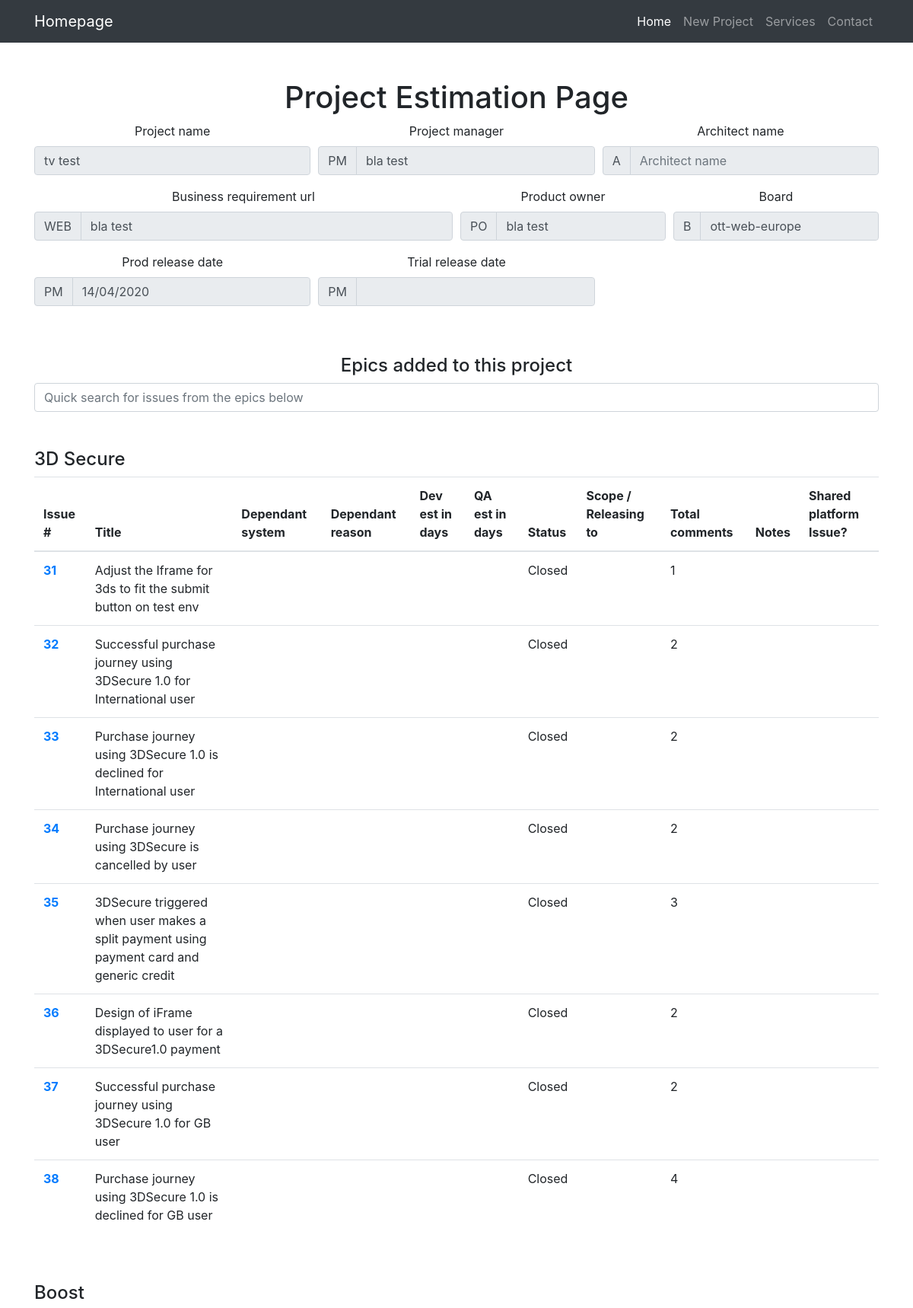
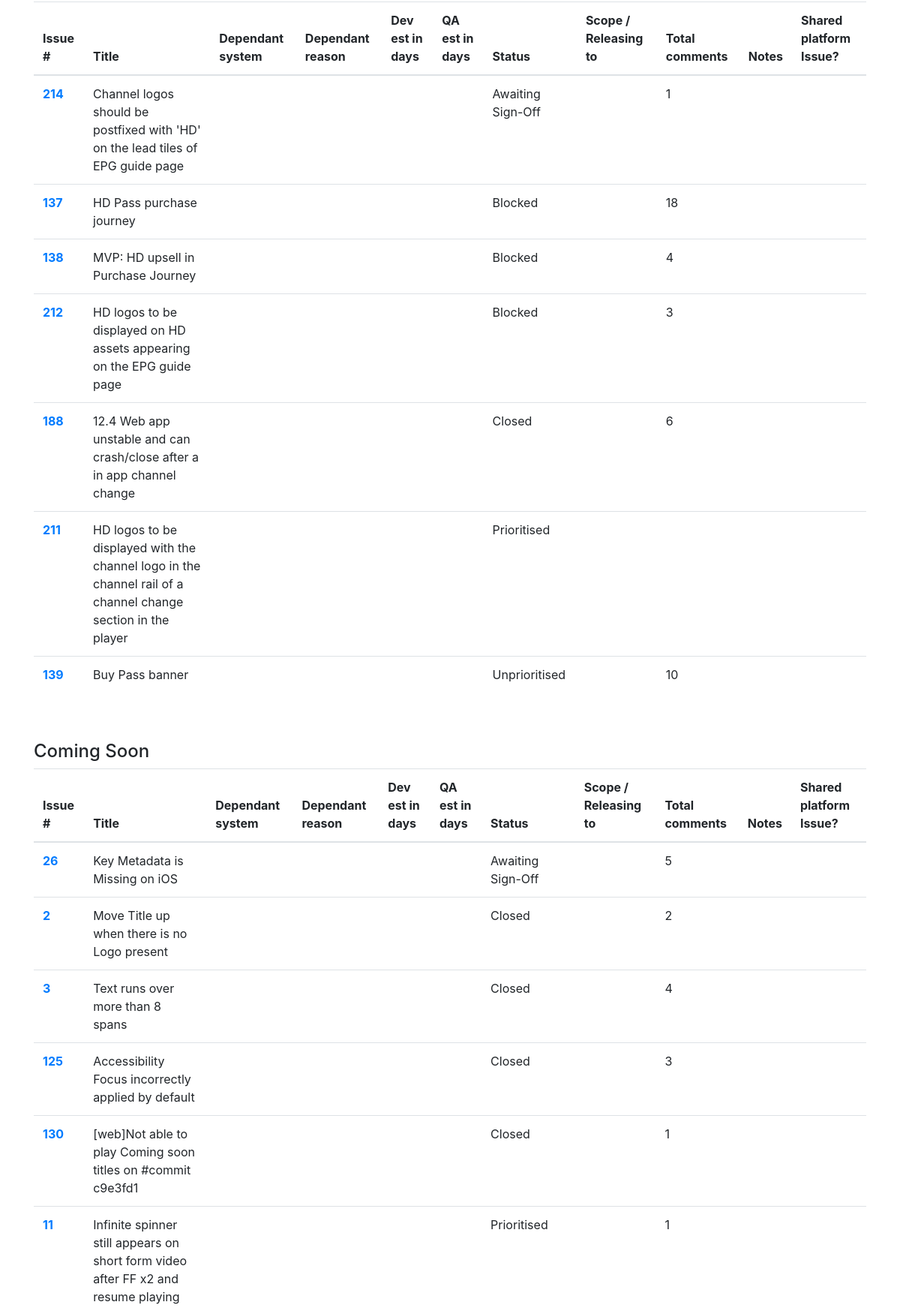
The page /projectEpicsAndTickets/17 (upper part) on the database its author committed (2 pictures, top to bottom).
### tables this page shows
CREATE TABLE "projects" (
	"projectId"	INTEGER NOT NULL PRIMARY KEY AUTOINCREMENT UNIQUE,
	"projectCreateduserId"	INTEGER NOT NULL,
	"projectName"	TEXT NOT NULL UNIQUE,
	"boardName"	TEXT NOT NULL,
	"businessReqUrl"	TEXT,
	"projectManager"	TEXT,
	"architect"	TEXT,
	"productOwner"	TEXT,
	"trialDate"	TEXT,
	"releaseDate"	TEXT
);

CREATE TABLE "epics" (
	"epicId"	INTEGER NOT NULL,
	"epicName"	TEXT,
	"boardName"	TEXT NOT NULL
);

CREATE TABLE "tickets" (
	"ticketId"	INTEGER NOT NULL PRIMARY KEY AUTOINCREMENT UNIQUE,
	"boardName"	TEXT,
	"issueNumber"	INTEGER,
	"dependantSystem"	TEXT,
	"dependantReason"	BLOB,
	"devEstimateInDays"	INTEGER,
	"qaEstimateInDays"	INTEGER,
	"proposedReleaseDropTo"	TEXT,
	"totalComments"	INTEGER,
	"notes"	BLOB,
	"sharedPlatformIssue"	INTEGER
);

CREATE TABLE "issues" (
	"issueNumber"	INTEGER NOT NULL,
	"boardName"	TEXT NOT NULL,
	"title"	TEXT,
	"issueStatus"	TEXT,
	"issueLink"	TEXT
);

### views.py (the view)
@views_routes.route('/projectEpicsAndTickets/<int:project_id>')
def projectEpicsAndTickets(project_id):
    project = None
    epics = None
    peat = None
    if projectsModel.get_project_with_id(project_id)["projects"] != []:
        project = projectsModel.get_project_with_id(project_id)["projects"][0]
    if epicsModel.get_epics()["epics"] != []:
        epics = epicsModel.get_epics()["epics"]
    peat = peatm.get_epics_and_issues_with_project_id(project_id)["projectEpicsIssues"]
    return render_template("projectEpicsAndTickets.html", project=project, epics=epics, peats=peat)

### db.py (called while the page is built)
def get_db():
    top = _app_ctx_stack.top
    if not hasattr(top, 'sqlite_db'):
        top.sqlite_db = sqlite3.connect(DATABASE)
    return top.sqlite_db

def select_all_from_table(table_name):
    query = "SELECT * FROM %s" %(table_name)
    database = get_db()
    rv = database.execute(query)
    res = rv.fetchall()
    rv.close()
    return res

def with_query(query):
    database = get_db()
    rv = database.execute(query)
    res = rv.fetchall()
    rv.close()
    return res

### epicsIssuesModel.py (called while the page is built)
def get_epic_issues(board_name, epic_number):
    query = "SELECT * from epicsIssues where epicId=%s AND boardName='%s'" %(epic_number, board_name)
    all_epics_issues = db.with_query(query)
    return loop_all_epics_issues(all_epics_issues)

def loop_all_epics_issues(all_epics_issues):
    array_epics_issues = {'epicsIssues':[]}
    for epics_issue in all_epics_issues:
        array_epics_issues["epicsIssues"].append({
            "epicsIssueId": epics_issue[0],
            "epicId": epics_issue[1],
            "issueNumber": epics_issue[2],
            "boardName": epics_issue[3]
        })
    return array_epics_issues

### epicsModel.py (called while the page is built)
def get_epics():
    all_epics = db.select_all_from_table("epics")
    return loop_all_epics(all_epics)

def loop_all_epics(all_epics):
    array_epics = {'epics':[]}
    for epic in all_epics:
        array_epics["epics"].append({"epicId": epic[0], "epicName": epic[1]})
    return array_epics

def get_epic(epicId):
    query = "SELECT * from epics where epicId=%s LIMIT 1" %(epicId)
    all_epics = db.with_query(query)
    return loop_all_epics(all_epics)

### projectsModel.py (called while the page is built)
def get_project_with_id(projectId):
    query = "SELECT * from projects where projectId=%s LIMIT 1" %(projectId)
    project = db.with_query(query)
    return loop_all_projects(project)

def loop_all_projects(all_projects):
    array_projects = {'projects':[]}
    for project in all_projects:
        array_projects["projects"].append({
            "projectId": project[0],
            "projectCreateduserId": project[1],
            "projectName": project[2],
            "boardName": project[3],
            "businessReqUrl": project[4],
            "projectManager": project[5],
            "architect": project[6],
            "productOwner": project[7],
            "trialDate": project[8],
            "releaseDate": project[9]
        })
    return array_projects

### templates/projectEpicsAndTickets.html (shortened to what this page needs)
{% extends "bootstrap/base.html" %}
{% block content %}
<div class="row">
    <div class="col-lg-12 text-center">
        {% if project %}
        <h1 class="mt-5">Project Estimation Page</h1>
        <div class="form-row">
            <div class="col-md-4 mb-3">
                <label for="projectName">Project name</label>
                <input type="text" disabled value='{{ project.projectName|default("", true) }}' class="form-control" autocomplete="off" id="projectName" name="projectName" placeholder="Project name">
            </div>
            <div class="col-md-4 mb-3">
                <label for="projectManager">Project manager</label>
                <div class="input-group">
                    <div class="input-group-prepend">
                        <span class="input-group-text" id="inputGroupPrepend">PM</span>
                    </div>
                    <input type="text" disabled value='{{ project.projectManager|default("", true) }}' class="form-control" autocomplete="off" id="projectManager" name="projectManager" placeholder="Project manager">
                </div>
            </div>
            <div class="col-md-4 mb-3">
                <label for="architectName">Architect name</label>
                <div class="input-group">
                    <div class="input-group-prepend">
                        <span class="input-group-text" id="inputGroupPrepend">A</span>
                    </div>
                    <input type="text" disabled value='{{ project.architectName|default("", true) }}' class="form-control" autocomplete="off" id="architectName" name="architectName" placeholder="Architect name" aria-describedby="inputGroupPrepend">
                </div>
            </div>
        </div>
        <div class="form-row">
            <div class="col-md-6 mb-3">
                <label for="businessReqUrl">Business requirement url</label>
                <div class="input-group">
                    <div class="input-group-prepend">
                        <span class="input-group-text" id="inputGroupPrepend">WEB</span>
                    </div>
                    <input type="text" disabled value='{{ project.businessReqUrl|default("", true) }}' class="form-control" autocomplete="off" id="businessReqUrl" name="businessReqUrl" placeholder="Business requirement url">
                </div>
            </div>
            <div class="col-md-3 mb-3">
                <label for="productOwner">Product owner</label>
                <div class="input-group">
                    <div class="input-group-prepend">
                        <span class="input-group-text" id="inputGroupPrepend">PO</span>
                    </div>
                    <input type="text" disabled value='{{ project.productOwner|default("", true) }}' class="form-control" autocomplete="off" id="productOwner" name="productOwner" placeholder="Product owner">
                </div>
            </div>
            <div class="col-md-3 mb-3">
                <label for="boardName">Board</label>
                <div class="input-group">
                    <div class="input-group-prepend">
                        <span class="input-group-text" id="inputGroupPrepend">B</span>
                    </div>
                    <input type="text" disabled value='{{ project.boardName|default("", true) }}' autocomplete="off" class="form-control" id="boardName" name="boardName">
                </div>
            </div>
        </div>
        <div class="form-row">
            <div class="col-md-4 mb-3">
                <label for="releaseDate">Prod release date</label>
                <div class="input-group">
                    <div class="input-group-prepend">
                        <span class="input-group-text" id="inputGroupPrepend">PM</span>
                    </div>
                    <input type="text" disabled value='{{ project.releaseDate|default("", true) }}' autocomplete="off" class="form-control" id="releaseDate" name="releaseDate">
                </div>
            </div>
            <div class="col-md-4 mb-3">
                <label for="trialDate">Trial release date</label>
                <div class="input-group">
                    <div class="input-group-prepend">
                        <span class="input-group-text" id="inputGroupPrepend">PM</span>
                    </div>
                    <input type="text" disabled value='{{ project.trialDate|default("", true) }}' autocomplete="off" class="form-control" id="trialDate" name="trialDate">
                </div>
            </div>
            <div class="col-md-2 mb-3"></div>
            <div class="col-md-2 mb-3">
                <label>&nbsp;</label>
            </div>
        </div>
        {% if peats|length > 0 %}
        <div class="row text-left">
            <div class="col">
                <h4 class="mt-5 text-center">Epics added to this project</h4>
                <input type="text" autocomplete="off" class="form-control" id="searchInputField" name="searchInputField" placeholder="Quick search for issues from the epics below">
            </div>
        </div>
        {% endif %}
        {% for peat in peats %}
        <div class="row text-left">
            <div class="col">
                <h4 class="mt-5">{{ peat.epicName }}</h4>
                <table class="table">
                    <thead>
                        <tr>
                            <th scope="col">Issue #</th>
                            <th scope="col">Title</th>
                            <th scope="col">Dependant system</th>
                            <th scope="col">Dependant reason</th>
                            <th scope="col">Dev est in days</th>
                            <th scope="col">QA est in days</th>
                            <th scope="col">Status</th>
                            <th scope="col">Scope / Releasing to</th>
                            <th scope="col">Total comments</th>
                            <th scope="col">Notes</th>
                            <th scope="col">Shared platform Issue?</th>
                        </tr>
                    </thead>
                    <tbody>
                        {% for ticket in peat.allTickets|sort(attribute='issueStatus') %}
                        <tr>
                            <th scope="row"><a href='{{ ticket.issueLink|default("", true) }}' target="_blank">{{ticket.issueNumber|default("", true)}}</a></th>
                            <td>{{ticket.title|default("", true)}}</td>
                            <td>{{ticket.dependantSystem|default("", true)}}</td>
                            <td>{{ticket.dependantReason|default("", true)}}</td>
                            <td>{{ticket.devEstimateInDays|default("", true)}}</td>
                            <td>{{ticket.qaEstimateInDays|default("", true)}}</td>
                            <td>{{ticket.issueStatus|default("", true)}}</td>
                            <td>{{ticket.proposedReleaseDropTo|default("", true)}}</td>
                            <td>{{ticket.totalComments|default("", true)}}</td>
                            <td>{{ticket.notes|default("", true)}}</td>
                            <td>{{ticket.sharedPlatformIssue|default("", true)}}</td>
                        </tr>
                        {% endfor %}
                    </tbody>
                </table>
            </div>
        </div>
        {% endfor %}
        {% endif %}
    </div>
</div>
{% endblock %}

### templates/bootstrap/base.html (shortened to what this page needs)
<!doctype html>
<html lang="en">
<head>
    <link rel="stylesheet" href="{{ url_for('static', filename='css/bootstrap.min.css') }}">
    <link rel="stylesheet" href="{{ url_for('static', filename='css/daterangepicker.css') }}">
    <link rel="stylesheet" href="{{ url_for('static', filename='css/custom.css') }}">
</head>
<body>
    {% include 'bootstrap/navbar.html' %}
    <div class='container'>
        {% block content %}{% endblock %}
    </div>
</body>
</html>

### templates/bootstrap/navbar.html (shortened to what this page needs)
<nav class="navbar navbar-expand-lg navbar-dark bg-dark static-top">
  <div class="container">
    <a class="navbar-brand" href="#">Homepage</a>
    <div class="collapse navbar-collapse" id="navbarResponsive">
      <ul class="navbar-nav ml-auto">
        <li class="nav-item active">
          <a class="nav-link" href="#">Home
          </a>
        </li>
        <li class="nav-item">
          <a class="nav-link" href="/project">New Project</a>
        </li>
        <li class="nav-item">
          <a class="nav-link" href="#">Services</a>
        </li>
        <li class="nav-item">
          <a class="nav-link" href="#">Contact</a>
        </li>
      </ul>
    </div>
  </div>
</nav>

### rows shown on the page
projects: projectName "tv test", projectManager "bla test", businessReqUrl "bla test", productOwner "bla test", boardName "ott-web-europe", releaseDate "14/04/2020"
epics: epicName "3D Secure"
tickets: issueNumber "31", title "Adjust the Iframe for 3ds to fit the submit button on test env", issueStatus "Closed", totalComments "1"
tickets: issueNumber "32", title "Successful purchase journey using 3DSecure 1.0 for International user", issueStatus "Closed", totalComments "2"
tickets: issueNumber "33", title "Purchase journey using 3DSecure 1.0 is declined for International user", issueStatus "Closed", totalComments "2"
tickets: issueNumber "34", title "Purchase journey using 3DSecure is cancelled by user", issueStatus "Closed", totalComments "2"
tickets: issueNumber "35", title "3DSecure triggered when user makes a split payment using payment card and generic credit", issueStatus "Closed", totalComments "3"
tickets: issueNumber "36", title "Design of iFrame displayed to user for a 3DSecure1.0 payment", issueStatus "Closed", totalComments "2"
tickets: issueNumber "37", title "Successful purchase journey using 3DSecure 1.0 for GB user", issueStatus "Closed", totalComments "2"
tickets: issueNumber "38", title "Purchase journey using 3DSecure 1.0 is declined for GB user", issueStatus "Closed", totalComments "4"
epics: epicName "Boost"
tickets: issueNumber "214", title "Channel logos should be postfixed with 'HD' on the lead tiles of EPG guide page", issueStatus "Awaiting Sign-Off", totalComments "1"
tickets: issueNumber "137", title "HD Pass purchase journey", issueStatus "Blocked", totalComments "18"
tickets: issueNumber "138", title "MVP: HD upsell in Purchase Journey", issueStatus "Blocked", totalComments "4"
tickets: issueNumber "212", title "HD logos to be displayed on HD assets appearing on the EPG guide page", issueStatus "Blocked", totalComments "3"
tickets: issueNumber "188", title "12.4 Web app unstable and can crash/close after a in app channel change", issueStatus "Closed", totalComments "6"
tickets: issueNumber "211", title "HD logos to be displayed with the channel logo in the channel rail of a channel change section in the player", issueStatus "Prioritised"
tickets: issueNumber "139", title "Buy Pass banner", issueStatus "Unprioritised", totalComments "10"
epics: epicName "Coming Soon"
tickets: issueNumber "26", title "Key Metadata is Missing on iOS", issueStatus "Awaiting Sign-Off", totalComments "5"
tickets: issueNumber "2", title "Move Title up when there is no Logo present", issueStatus "Closed", totalComments "2"
tickets: issueNumber "3", title "Text runs over more than 8 spans", issueStatus "Closed", totalComments "4"
tickets: issueNumber "125", title "Accessibility Focus incorrectly applied by default", issueStatus "Closed", totalComments "3"
tickets: issueNumber "130", title "[web]Not able to play Coming soon titles on #commit c9e3fd1", issueStatus "Closed", totalComments "1"
tickets: issueNumber "11", title "Infinite spinner still appears on short form video after FF x2 and resume playing", issueStatus "Prioritised", totalComments "1"
